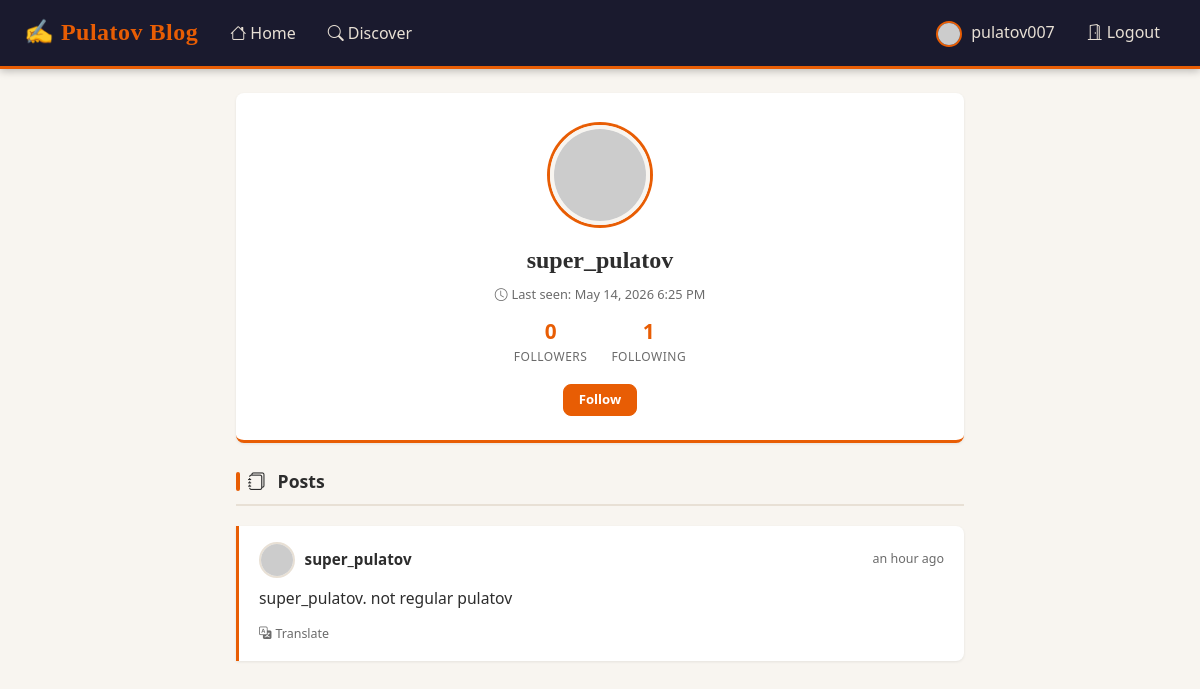
/user/super_pulatov (signed in), run on the app's committed database.
### app/models.py (models this page shows, shortened)
class User(UserMixin, db.Model):
    id: so.Mapped[int] = so.mapped_column(primary_key=True)
    username: so.Mapped[str] = so.mapped_column(sa.String(64), index=True,
                                                unique=True)
    email: so.Mapped[str] = so.mapped_column(sa.String(120), index=True,
                                             unique=True)
    password_hash: so.Mapped[Optional[str]] = so.mapped_column(sa.String(256))
    about_me: so.Mapped[Optional[str]] = so.mapped_column(sa.String(140))
    last_seen: so.Mapped[Optional[datetime]] = so.mapped_column(
        default=lambda: datetime.now(timezone.utc))
    posts: so.WriteOnlyMapped['Post'] = so.relationship(
        back_populates='author')
    following: so.WriteOnlyMapped['User'] = so.relationship(
        secondary=followers,
        primaryjoin=(followers.c.follower_id == id),
        secondaryjoin=(followers.c.followed_id == id),
        back_populates='followers')
    followers: so.WriteOnlyMapped['User'] = so.relationship(
        secondary=followers,
        primaryjoin=(followers.c.followed_id == id),
        secondaryjoin=(followers.c.follower_id == id),
        back_populates='following')
    def avatar(self, size):
        digest = md5(self.email.lower().encode('utf-8')).hexdigest()
        return f'https://www.gravatar.com/avatar/{digest}?d=identicon&s={size}'
    def is_following(self, usr):
        follow_query = self.following.select().where(User.id == usr.id)
        return db.session.scalar(follow_query) is not None
    def followers_count(self):
        cnt_query = sa.select(sa.func.count()).select_from(
            self.followers.select().subquery())
        return db.session.scalar(cnt_query)
    def following_count(self):
        cnt_query = sa.select(sa.func.count()).select_from(
            self.following.select().subquery())
        return db.session.scalar(cnt_query)

class Post(db.Model):
    id: so.Mapped[int] = so.mapped_column(primary_key=True)
    body: so.Mapped[str] = so.mapped_column(sa.String(140))
    timestamp: so.Mapped[datetime] = so.mapped_column(
        index=True, default=lambda: datetime.now(timezone.utc))
    user_id: so.Mapped[int] = so.mapped_column(sa.ForeignKey(User.id),
                                               index=True)
    language: so.Mapped[Optional[str]] = so.mapped_column(sa.String(5))
    author: so.Mapped[User] = so.relationship(back_populates='posts')

### app/routes.py (the view)
@app.route('/user/<username>')
@login_required
def user(username):
    usr = db.first_or_404(sa.select(User).where(User.username == username))
    page_num = request.args.get('page', 1, type=int)
    post_query = usr.posts.select().order_by(Post.timestamp.desc())
    paginated = db.paginate(post_query, page=page_num,
                            per_page=app.config['POSTS_PER_PAGE'],
                            error_out=False)
    next_url = url_for('user', username=usr.username, page=paginated.next_num) \
        if paginated.has_next else None
    prev_url = url_for('user', username=usr.username, page=paginated.prev_num) \
        if paginated.has_prev else None
    form = EmptyForm()
    return render_template('user.html', user=usr, posts=paginated.items,
                           next_url=next_url, prev_url=prev_url, form=form)

### app/forms.py
class EmptyForm(FlaskForm):
    submit = SubmitField(_l('Submit'))

### app/__init__.py (called while the page is built)
def get_locale():
    return request.accept_languages.best_match(app.config['LANGUAGES']) or 'en'

### app/models.py (called while the page is built)
@login.user_loader
def load_user(uid):
    return db.session.get(User, int(uid))

### app/routes.py (called while the page is built)
@app.before_request
def before_request():
    if current_user.is_authenticated:
        current_user.last_seen = datetime.now(timezone.utc)
        db.session.commit()
    g.locale = str(get_locale())

### app/templates/user.html (shortened to what this page needs)
{% extends "base.html" %}
{% block content %}
<div class="profile-header">
  <img src="{{ user.avatar(100) }}" class="profile-avatar-lg" alt="{{ user.username }}">
  <div class="profile-username">{{ user.username }}</div>
  {% if user.last_seen %}
  <p class="profile-last-seen">
    <i class="bi bi-clock me-1"></i>{{ _('Last seen:') }}
    {{ moment(user.last_seen).format('LLL') }}
  </p>
  {% endif %}
  <div class="profile-stats">
    <div class="stat-item">
      <span class="stat-value">{{ user.followers_count() }}</span>
      <span class="stat-label">{{ _('followers') }}</span>
    </div>
    <div class="stat-item">
      <span class="stat-value">{{ user.following_count() }}</span>
      <span class="stat-label">{{ _('following') }}</span>
    </div>
  </div>
  <div class="profile-actions">
    {% if user == current_user %}
    <a href="{{ url_for('edit_profile') }}" class="btn btn-outline-secondary btn-sm-action">
      <i class="bi bi-pencil-square me-1"></i>{{ _('Edit Profile') }}
    </a>
    {% elif not current_user.is_following(user) %}
    <form action="{{ url_for('follow', username=user.username) }}" method="post" class="d-inline">
      {{ form.submit(value=_('Follow'), class='btn btn-primary btn-sm-action') }}
    </form>
    {% else %}
    <form action="{{ url_for('unfollow', username=user.username) }}" method="post" class="d-inline">
      {{ form.hidden_tag() }}
      {{ form.submit(value=_('Unfollow'), class='btn btn-outline-secondary btn-sm-action') }}
    </form>
    {% endif %}
  </div>
</div>
<div class="section-title">
  <span class="title-accent"></span>
  <i class="bi bi-journals me-1"></i>{{ _('Posts') }}
</div>
{% if posts %}
  {% for post in posts %}
    {% include '_post.html' %}
  {% endfor %}
{% else %}
<div class="empty-state">
  <div class="empty-icon"><i class="bi bi-journal-x"></i></div>
  <p>{{ _('No posts yet.') }}</p>
</div>
{% endif %}
{% endblock %}

### app/templates/base.html (shortened to what this page needs)
<!doctype html>
<html lang="{{ g.locale }}">
  <head>
    <link href="https://cdn.jsdelivr.net/npm/bootstrap@5.3.2/dist/css/bootstrap.min.css"
          rel="stylesheet"
>
    <link rel="stylesheet"
          href="https://cdn.jsdelivr.net/npm/bootstrap-icons@1.11.3/font/bootstrap-icons.min.css">
    <link rel="stylesheet" href="{{ url_for('static', filename='styles.css') }}">
  </head>
  <body>
    <nav class="navbar navbar-expand-lg site-navbar sticky-top">
      <div class="container-fluid px-3 px-lg-4">
        <a class="navbar-brand" href="{{ url_for('index') }}">
          &#9997; Pulatov Blog
        </a>
        <div class="collapse navbar-collapse" id="mainNav">
          <ul class="navbar-nav me-auto mb-2 mb-lg-0">
            <li class="nav-item">
              <a class="nav-link" href="{{ url_for('index') }}">
                <i class="bi bi-house me-1"></i>{{ _('Home') }}
              </a>
            </li>
            <li class="nav-item">
              <a class="nav-link" href="{{ url_for('explore') }}">
                <i class="bi bi-search me-1"></i>{{ _('Discover') }}
              </a>
            </li>
          </ul>
          <ul class="navbar-nav ms-auto mb-2 mb-lg-0">
            {% if current_user.is_anonymous %}
            <li class="nav-item">
              <a class="nav-link" href="{{ url_for('login') }}">
                <i class="bi bi-person-circle me-1"></i>{{ _('Login') }}
              </a>
            </li>
            <li class="nav-item">
              <a class="nav-link" href="{{ url_for('register') }}">
                <i class="bi bi-person-plus me-1"></i>{{ _('Register') }}
              </a>
            </li>
            {% else %}
            <li class="nav-item">
              <a class="nav-link" href="{{ url_for('user', username=current_user.username) }}">
                <img src="{{ current_user.avatar(26) }}" alt=""
                     style="width:26px;height:26px;border-radius:50%;object-fit:cover;border:2px solid #e85d04;margin-right:5px;">
                {{ current_user.username }}
              </a>
            </li>
            <li class="nav-item">
              <a class="nav-link" href="{{ url_for('logout') }}">
                <i class="bi bi-door-open me-1"></i>{{ _('Logout') }}
              </a>
            </li>
            {% endif %}
          </ul>
        </div>
      </div>
    </nav>
    <div class="page-wrapper">
      {% block content %}{% endblock %}
    </div>
  </body>
</html>

### app/templates/_post.html
<div class="post-entry">
  <div class="post-entry-header">
    <div class="post-author-info">
      <a href="{{ url_for('user', username=post.author.username) }}">
        <img src="{{ post.author.avatar(36) }}" class="post-avatar-sm" alt="{{ post.author.username }}">
      </a>
      <a href="{{ url_for('user', username=post.author.username) }}" class="post-author-name">
        {{ post.author.username }}
      </a>
    </div>
    <span class="post-time">{{ moment(post.timestamp).fromNow() }}</span>
  </div>
  <p class="post-body-text">
    <span id="post{{ post.id }}">{{ post.body }}</span>
  </p>
  {% if post.language and post.language != g.locale %}
  <div id="translation{{ post.id }}">
    <a href="javascript:translate(
        'post{{ post.id }}',
        'translation{{ post.id }}',
        '{{ post.language }}',
        '{{ g.locale }}')" class="translate-btn">
      <i class="bi bi-translate me-1"></i>{{ _('Translate') }}
    </a>
  </div>
  {% endif %}
</div>

### app/static/styles.css (style rules this page uses)
:root { --primary: #e85d04; --primary-dark: #c44d03; --primary-light: #ff7c2a; --bg: #f8f5f0; --bg-card: #ffffff; --text: #2d2d2d; --text-muted: #6b6b6b; --border: #e8e0d5; --navbar-bg: #1a1a2e; --navbar-text: #e8e0d5; --shadow-sm: 0 1px 3px rgba(0,0,0,0.08); --shadow-md: 0 4px 12px rgba(0,0,0,0.10); --radius: 8px; --transition: 0.18s ease; }
*, *::before, *::after { box-sizing: border-box; }
body { background-color: var(--bg); color: var(--text); font-family: 'Segoe UI', Georgia, 'Times New Roman', serif; font-size: 1rem; line-height: 1.65; min-height: 100vh; }
a { color: var(--primary); text-decoration: none; transition: color var(--transition); }
.site-navbar { background-color: var(--navbar-bg) !important; border-bottom: 3px solid var(--primary); box-shadow: 0 2px 8px rgba(0,0,0,0.25); }
.site-navbar .navbar-brand { color: var(--primary) !important; font-weight: 800; font-size: 1.5rem; letter-spacing: 0.5px; font-family: Georgia, serif; }
.site-navbar .nav-link { color: var(--navbar-text) !important; font-weight: 500; padding: 0.5rem 1rem !important; border-radius: var(--radius); transition: background var(--transition), color var(--transition); }
.page-wrapper { max-width: 760px; margin: 0 auto; padding: 1.5rem 1rem 4rem; }
.section-title { font-size: 1.1rem; font-weight: 700; color: var(--text); border-bottom: 2px solid var(--border); padding-bottom: 0.5rem; margin-bottom: 1.25rem; display: flex; align-items: center; gap: 0.5rem; }
.section-title .title-accent { display: inline-block; width: 4px; height: 1.1em; background: var(--primary); border-radius: 2px; }
.post-entry { background: var(--bg-card); border-left: 3px solid var(--primary); border-radius: 0 var(--radius) var(--radius) 0; padding: 1rem 1.25rem; margin-bottom: 0.75rem; box-shadow: var(--shadow-sm); transition: border-left-width var(--transition), box-shadow var(--transition); }
.post-entry-header { display: flex; align-items: center; justify-content: space-between; margin-bottom: 0.5rem; }
.post-author-info { display: flex; align-items: center; gap: 0.6rem; }
.post-avatar-sm { width: 36px; height: 36px; border-radius: 50%; object-fit: cover; border: 2px solid var(--border); transition: border-color var(--transition); }
.post-author-name { font-weight: 700; color: var(--text); font-size: 0.95rem; }
.post-time { font-size: 0.78rem; color: var(--text-muted); white-space: nowrap; }
.post-body-text { color: var(--text); font-size: 0.98rem; line-height: 1.6; margin: 0.25rem 0 0.5rem; }
.translate-btn { font-size: 0.78rem; color: var(--text-muted); background: none; border: none; padding: 0; cursor: pointer; transition: color var(--transition); }
.btn { border-radius: var(--radius); font-weight: 600; transition: all var(--transition); }
.btn-primary, .btn-submit { background-color: var(--primary); border-color: var(--primary); color: #fff; }
.btn-sm-action { font-size: 0.82rem; padding: 0.3rem 0.9rem; }
.profile-header { text-align: center; background: var(--bg-card); border-radius: var(--radius); border-bottom: 3px solid var(--primary); padding: 2rem 1.5rem 1.5rem; margin-bottom: 1.5rem; box-shadow: var(--shadow-sm); }
.profile-avatar-lg { width: 100px; height: 100px; border-radius: 50%; object-fit: cover; border: 4px solid var(--bg); box-shadow: 0 0 0 3px var(--primary); margin-bottom: 1rem; }
.profile-username { font-size: 1.5rem; font-weight: 800; color: var(--text); margin-bottom: 0.25rem; font-family: Georgia, serif; }
.profile-last-seen { font-size: 0.8rem; color: var(--text-muted); margin-bottom: 1rem; }
.profile-stats { display: flex; justify-content: center; gap: 1.5rem; margin-bottom: 1rem; }
.stat-item { text-align: center; }
.stat-value { display: block; font-size: 1.3rem; font-weight: 800; color: var(--primary); line-height: 1; }
.stat-label { font-size: 0.75rem; color: var(--text-muted); text-transform: uppercase; letter-spacing: 0.5px; }
.profile-actions { margin-top: 1rem; }

### data on the page
User: username "pulatov007"
User: username "super_pulatov", last_seen "May 14, 2026 6:25 PM"
Post: author.username "super_pulatov", timestamp "an hour ago", body "super_pulatov. not regular pulatov"

### other printed values
{{ user.followers_count() }} "0"
{{ user.following_count() }} "1"
